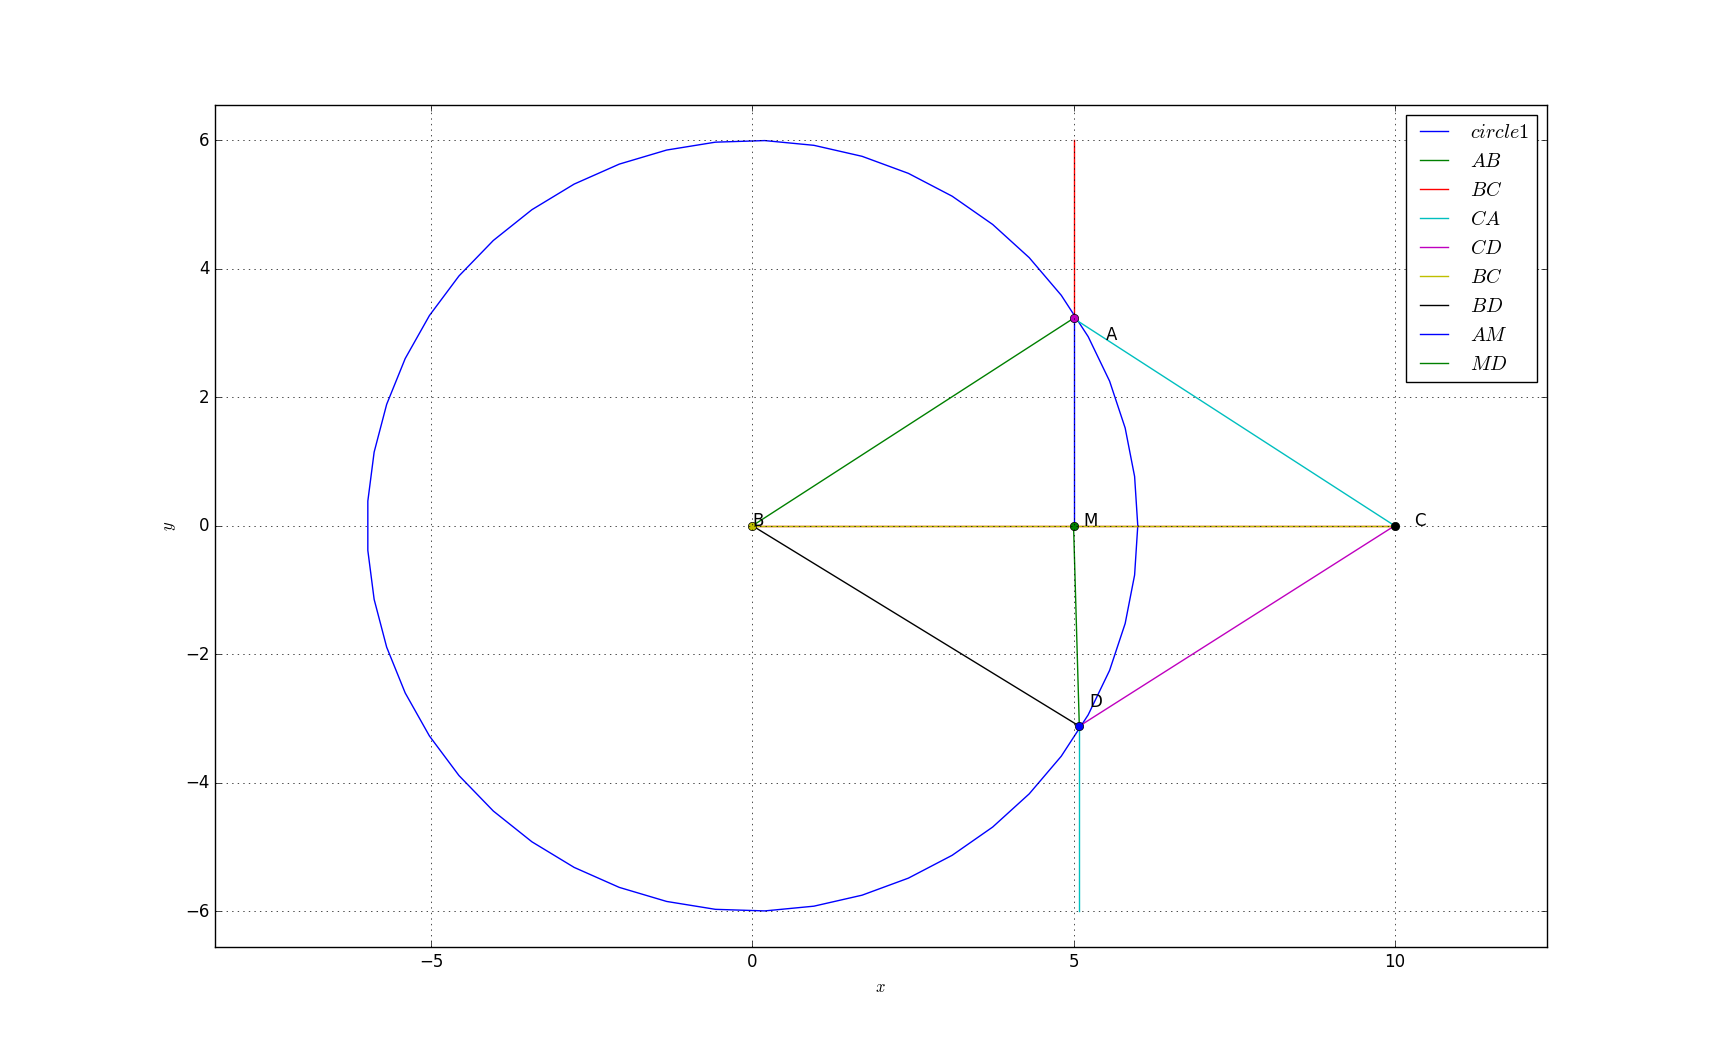

Write the Python code that produced this figure.
import numpy as np
import matplotlib.pyplot as plt
from coeffs import *
#from circumcentre import  ccircle
#if using termux
#import subprocess
#import shlex
#end if


len = 50
r1 = 6
A = np.array([5,3.23]) 
B = np.array([0,0]) 
C = np.array([10,0])
M = np.array([5,0]) 
D=np.array([5.09,-3.12])
E = np.array([5,6]) 
F = np.array([5.09,-6]) 

theta = np.linspace(0,2*np.pi,len)
x_circ1 = np.zeros((2,len))
x_circ2 = np.zeros((2,len))


x_circ1[0,:] = r1*np.cos(theta)
x_circ1[1,:] = r1*np.sin(theta)



x_circ1 = (x_circ1.T).T
x_circ2 = (x_circ2.T).T

#Generating all lines
x_AB = line_gen(A,B)
x_BC = line_gen(B,C)
x_CA = line_gen(C,A)
x_CD = line_gen(C,D)
x_BC = line_gen(B,C)
x_BD = line_gen(B,D)
x_AM = line_gen(A,M)
x_MD = line_gen(M,D)
x_AE = line_gen(A,E)
x_DF = line_gen(D,F)
plt.plot(x_circ1[0,:],x_circ1[1,:],label='$circle1$')



#Plotting all lines
plt.plot(x_AB[0,:],x_AB[1,:],label='$AB$')
plt.plot(x_BC[0,:],x_BC[1,:],label='$BC$')
plt.plot(x_CA[0,:],x_CA[1,:],label='$CA$')
plt.plot(x_CD[0,:],x_CD[1,:],label='$CD$')
plt.plot(x_BC[0,:],x_BC[1,:],label='$BC$')
plt.plot(x_BD[0,:],x_BD[1,:],label='$BD$')
plt.plot(x_AM[0,:],x_AM[1,:],label='$AM$')
plt.plot(x_MD[0,:],x_MD[1,:],label='$MD$')
plt.plot(x_AE[0,:],x_AE[1,:])
plt.plot(x_DF[0,:],x_DF[1,:])
plt.plot(A[0], A[1], 'o')
plt.text(A[0] * (1 + 0.1), A[1] * (1 - 0.1) , 'A')
plt.plot(B[0], B[1], 'o')
plt.text(B[0] * (1 - 0.2), B[1] * (1) , 'B')
plt.plot(C[0], C[1], 'o')
plt.text(C[0] * (1 + 0.03), C[1] * (1 - 0.1) , 'C')
plt.plot(D[0], D[1], 'o')
plt.text(D[0] * (1 + 0.03), D[1] * (1 - 0.1) , 'D')
plt.plot(M[0], M[1], 'o')
plt.text(M[0] * (1 + 0.03), M[1] * (1 - 0.1) , 'M')


plt.xlabel('$x$')
plt.ylabel('$y$')
plt.legend(loc='upper right')
plt.grid() # minor
plt.axis('equal')

#if using termux
#plt.savefig('./figs/circle/circumcircle.pdf')
#plt.savefig('./figs/circle/circumcircle.eps')
#subprocess.run(shlex.split("termux-open ./figs/circle/circumcircle.pdf"))
#else
plt.show()
